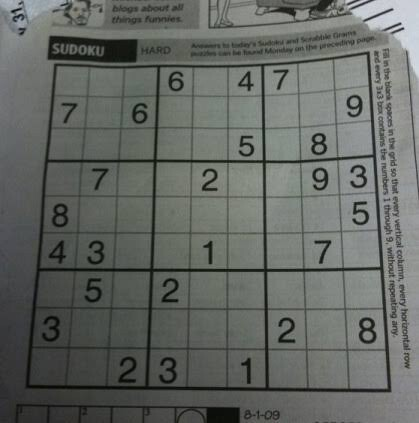
#> input picture images/sudoku.jpg, 419 x 423 px
$ python Gradients.py
#> lines starting #> are read from the running program, lines starting #| are printed output that depends on the picture; after the words box and inside, x2 and y2 are one past the last pixel; in counts of white or black regions, pixels touching at a corner belong together
import cv2 as cv
import numpy as np
import sys

image = cv.imread('./images/sudoku.jpg',cv.IMREAD_GRAYSCALE)
#> image: shape (423, 419); min 2, max 219, mean 101.8
laplacian = cv.Laplacian(image, cv.CV_64F)
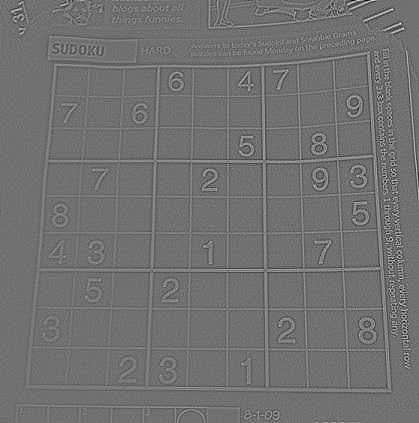
#> laplacian: shape (423, 419) float64; min -187, max 235, mean 0; drawn with min black and max white
sobelx = cv.Sobel(image,cv.CV_64F,1,0,ksize=5)
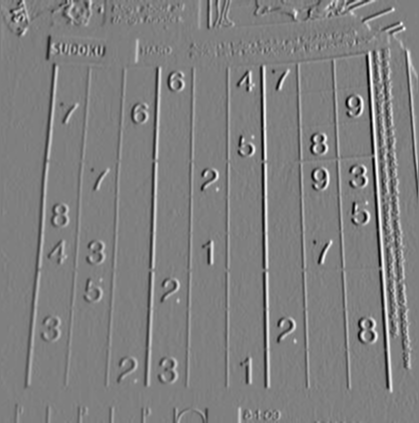
#> sobelx: shape (423, 419) float64; min -5343, max 5343, mean 21.3; drawn with min black and max white
sobely = cv.Sobel(image,cv.CV_64F,0,1,ksize=5)

sobel = cv.add(sobelx,sobely)
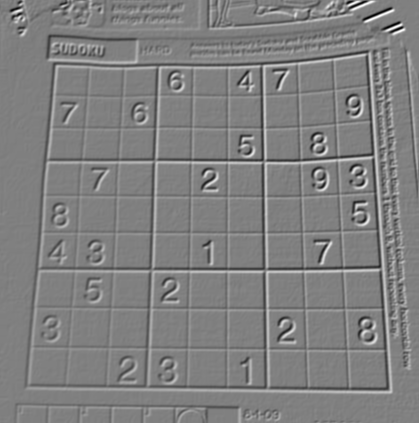
#> sobel: shape (423, 419) float64; min -8696, max 8578, mean 4.9; drawn with min black and max white

cv.imshow('original', image)
cv.imshow('laplacian',laplacian)
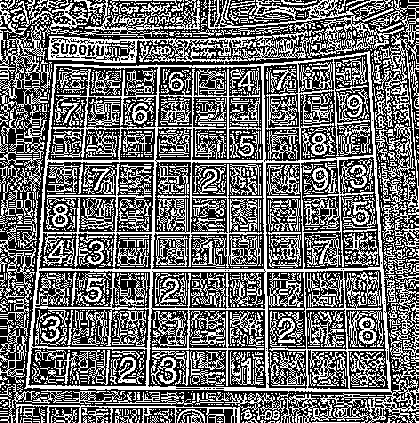
#> window 'laplacian': shape (423, 419); 42.9% white in thin lines or dots
cv.imshow('sobelx',sobelx)
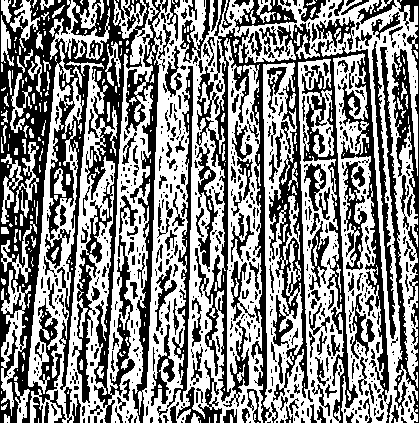
#> window 'sobelx': shape (423, 419); 53.8% white; 755 black regions (534 under 20 px), largest, box (x1, y1, x2, y2) and area: (0, 0, 150, 423) 25572, (195, 0, 389, 423) 18111, (380, 0, 419, 423) 4958
cv.imshow('sobely',sobely)
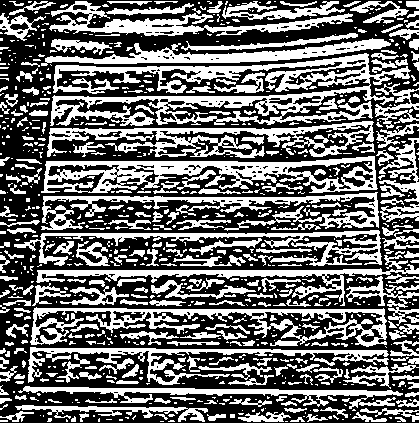
#> window 'sobely': shape (423, 419); 42.7% white; 822 white regions (537 under 20 px), largest, box (x1, y1, x2, y2) and area: (50, 53, 411, 126) 9234, (41, 156, 378, 193) 5329, (30, 307, 387, 347) 4571
cv.imshow('sobel', sobel)
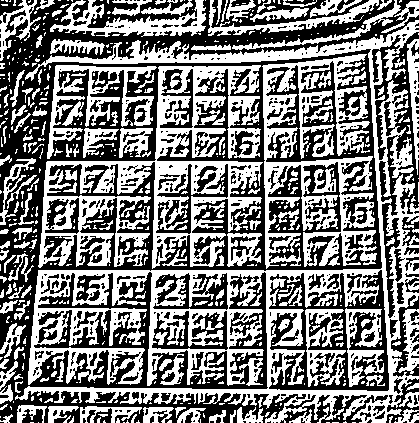
#> window 'sobel': shape (423, 419); 49.1% white; 583 white regions (409 under 20 px), largest, box (x1, y1, x2, y2) and area: (15, 20, 419, 423) 29885, (38, 65, 263, 269) 16056, (262, 54, 377, 269) 10648
cv.waitKey(0)

$ run again, with images/mano.jpg copied over images/sudoku.jpg
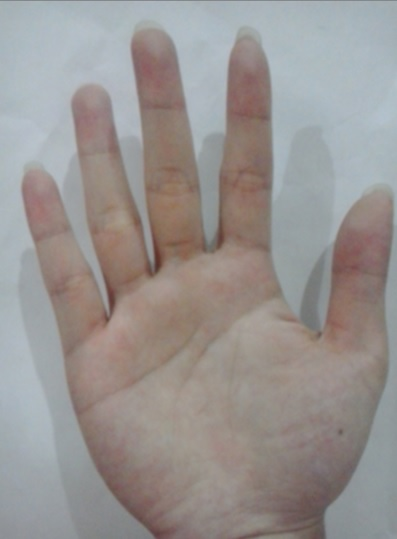
#> input picture images/mano.jpg, 397 x 539 px
#> `cv.imshow('sobel', sobel)`:
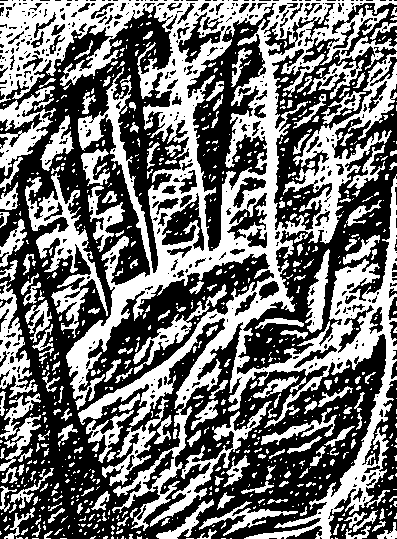
#> window 'sobel': shape (539, 397); 44.5% white; 831 white regions (634 under 20 px), largest, box (x1, y1, x2, y2) and area: (0, 0, 397, 539) 58511, (25, 173, 108, 338) 3665, (0, 86, 56, 176) 1889
